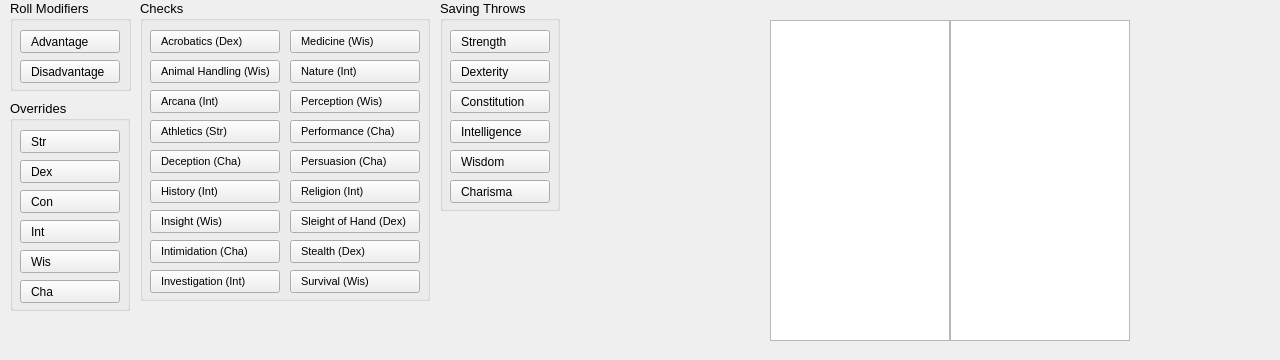
      <widget class="QWidget" name="grid_page_checks">
       <property name="geometry">
        <rect>
         <x>0</x>
         <y>0</y>
         <width>1280</width>
         <height>360</height>
        </rect>
       </property>
       <property name="sizePolicy">
        <sizepolicy hsizetype="Preferred" vsizetype="Preferred">
         <horstretch>1</horstretch>
         <verstretch>1</verstretch>
        </sizepolicy>
       </property>
       <property name="maximumSize">
        <size>
         <width>16777215</width>
         <height>360</height>
        </size>
       </property>
       <attribute name="label">
        <string>    Checks and Saves</string>
       </attribute>
       <widget class="QGroupBox" name="org_group_checks">
        <property name="geometry">
         <rect>
          <x>140</x>
          <y>0</y>
          <width>290</width>
          <height>301</height>
         </rect>
        </property>
        <property name="maximumSize">
         <size>
          <width>16777215</width>
          <height>360</height>
         </size>
        </property>
        <property name="font">
         <font>
          <family>Segoe UI</family>
          <pointsize>10</pointsize>
         </font>
        </property>
        <property name="title">
         <string>Checks</string>
        </property>
        <widget class="QPushButton" name="btn_check_acro">
         <property name="geometry">
          <rect>
           <x>10</x>
           <y>30</y>
           <width>130</width>
           <height>23</height>
          </rect>
         </property>
         <property name="font">
          <font>
           <family>Segoe UI</family>
           <pointsize>8</pointsize>
          </font>
         </property>
         <property name="styleSheet">
          <string notr="true">text-align: left; padding-left: 10px;</string>
         </property>
         <property name="text">
          <string>Acrobatics (Dex)</string>
         </property>
        </widget>
        <widget class="QPushButton" name="btn_check_anml">
         <property name="geometry">
          <rect>
           <x>10</x>
           <y>60</y>
           <width>130</width>
           <height>23</height>
          </rect>
         </property>
         <property name="font">
          <font>
           <family>Segoe UI</family>
           <pointsize>8</pointsize>
          </font>
         </property>
         <property name="styleSheet">
          <string notr="true">text-align: left; padding-left: 10px;</string>
         </property>
         <property name="text">
          <string>Animal Handling (Wis)</string>
         </property>
        </widget>
        <widget class="QPushButton" name="btn_check_arcana">
         <property name="geometry">
          <rect>
           <x>10</x>
           <y>90</y>
           <width>130</width>
           <height>23</height>
          </rect>
         </property>
         <property name="font">
          <font>
           <family>Segoe UI</family>
           <pointsize>8</pointsize>
          </font>
         </property>
         <property name="styleSheet">
          <string notr="true">text-align: left; padding-left: 10px;</string>
         </property>
         <property name="text">
          <string>Arcana (Int)</string>
         </property>
        </widget>
        <widget class="QPushButton" name="btn_check_ath">
         <property name="geometry">
          <rect>
           <x>10</x>
           <y>120</y>
           <width>130</width>
           <height>23</height>
          </rect>
         </property>
         <property name="font">
          <font>
           <family>Segoe UI</family>
           <pointsize>8</pointsize>
          </font>
         </property>
         <property name="styleSheet">
          <string notr="true">text-align: left; padding-left: 10px;</string>
         </property>
         <property name="text">
          <string>Athletics (Str)</string>
         </property>
        </widget>
        <widget class="QPushButton" name="btn_check_dec">
         <property name="geometry">
          <rect>
           <x>10</x>
           <y>150</y>
           <width>130</width>
           <height>23</height>
          </rect>
         </property>
         <property name="font">
          <font>
           <family>Segoe UI</family>
           <pointsize>8</pointsize>
          </font>
         </property>
         <property name="styleSheet">
          <string notr="true">text-align: left; padding-left: 10px;</string>
         </property>
         <property name="text">
          <string>Deception (Cha)</string>
         </property>
        </widget>
        <widget class="QPushButton" name="btn_check_his">
         <property name="geometry">
          <rect>
           <x>10</x>
           <y>180</y>
           <width>130</width>
           <height>23</height>
          </rect>
         </property>
         <property name="font">
          <font>
           <family>Segoe UI</family>
           <pointsize>8</pointsize>
          </font>
         </property>
         <property name="styleSheet">
          <string notr="true">text-align: left; padding-left: 10px;</string>
         </property>
         <property name="text">
          <string>History (Int)</string>
         </property>
        </widget>
        <widget class="QPushButton" name="btn_check_ins">
         <property name="geometry">
          <rect>
           <x>10</x>
           <y>210</y>
           <width>130</width>
           <height>23</height>
          </rect>
         </property>
         <property name="font">
          <font>
           <family>Segoe UI</family>
           <pointsize>8</pointsize>
          </font>
         </property>
         <property name="styleSheet">
          <string notr="true">text-align: left; padding-left: 10px;</string>
         </property>
         <property name="text">
          <string>Insight (Wis)</string>
         </property>
        </widget>
        <widget class="QPushButton" name="btn_check_int">
         <property name="geometry">
          <rect>
           <x>10</x>
           <y>240</y>
           <width>130</width>
           <height>23</height>
          </rect>
         </property>
         <property name="font">
          <font>
           <family>Segoe UI</family>
           <pointsize>8</pointsize>
          </font>
         </property>
         <property name="styleSheet">
          <string notr="true">text-align: left; padding-left: 10px;</string>
         </property>
         <property name="text">
          <string>Intimidation (Cha)</string>
         </property>
        </widget>
        <widget class="QPushButton" name="btn_check_inv">
         <property name="geometry">
          <rect>
           <x>10</x>
           <y>270</y>
           <width>130</width>
           <height>23</height>
          </rect>
         </property>
         <property name="font">
          <font>
           <family>Segoe UI</family>
           <pointsize>8</pointsize>
          </font>
         </property>
         <property name="styleSheet">
          <string notr="true">text-align: left; padding-left: 10px;</string>
         </property>
         <property name="text">
          <string>Investigation (Int)</string>
         </property>
        </widget>
        <widget class="QPushButton" name="btn_check_med">
         <property name="geometry">
          <rect>
           <x>150</x>
           <y>30</y>
           <width>130</width>
           <height>23</height>
          </rect>
         </property>
         <property name="font">
          <font>
           <family>Segoe UI</family>
           <pointsize>8</pointsize>
          </font>
         </property>
         <property name="styleSheet">
          <string notr="true">text-align: left; padding-left: 10px;</string>
         </property>
         <property name="text">
          <string>Medicine (Wis)</string>
         </property>
        </widget>
        <widget class="QPushButton" name="btn_check_nat">
         <property name="geometry">
          <rect>
           <x>150</x>
           <y>60</y>
           <width>130</width>
           <height>23</height>
          </rect>
         </property>
         <property name="font">
          <font>
           <family>Segoe UI</family>
           <pointsize>8</pointsize>
          </font>
         </property>
         <property name="styleSheet">
          <string notr="true">text-align: left; padding-left: 10px;</string>
         </property>
         <property name="text">
          <string>Nature (Int)</string>
         </property>
        </widget>
        <widget class="QPushButton" name="btn_check_perc">
         <property name="geometry">
          <rect>
           <x>150</x>
           <y>90</y>
           <width>130</width>
           <height>23</height>
          </rect>
         </property>
         <property name="font">
          <font>
           <family>Segoe UI</family>
           <pointsize>8</pointsize>
          </font>
         </property>
         <property name="styleSheet">
          <string notr="true">text-align: left; padding-left: 10px;</string>
         </property>
         <property name="text">
          <string>Perception (Wis)</string>
         </property>
        </widget>
        <widget class="QPushButton" name="btn_check_perf">
         <property name="geometry">
          <rect>
           <x>150</x>
           <y>120</y>
           <width>130</width>
           <height>23</height>
          </rect>
         </property>
         <property name="font">
          <font>
           <family>Segoe UI</family>
           <pointsize>8</pointsize>
          </font>
         </property>
         <property name="styleSheet">
          <string notr="true">text-align: left; padding-left: 10px;</string>
         </property>
         <property name="text">
          <string>Performance (Cha)</string>
         </property>
        </widget>
        <widget class="QPushButton" name="btn_check_pers">
         <property name="geometry">
          <rect>
           <x>150</x>
           <y>150</y>
           <width>130</width>
           <height>23</height>
          </rect>
         </property>
         <property name="font">
          <font>
           <family>Segoe UI</family>
           <pointsize>8</pointsize>
          </font>
         </property>
         <property name="styleSheet">
          <string notr="true">text-align: left; padding-left: 10px;</string>
         </property>
         <property name="text">
          <string>Persuasion (Cha)</string>
         </property>
        </widget>
        <widget class="QPushButton" name="btn_check_rel">
         <property name="geometry">
          <rect>
           <x>150</x>
           <y>180</y>
           <width>130</width>
           <height>23</height>
          </rect>
         </property>
         <property name="font">
          <font>
           <family>Segoe UI</family>
           <pointsize>8</pointsize>
          </font>
         </property>
         <property name="styleSheet">
          <string notr="true">text-align: left; padding-left: 10px;</string>
         </property>
         <property name="text">
          <string>Religion (Int)</string>
         </property>
        </widget>
        <widget class="QPushButton" name="btn_check_sle">
         <property name="geometry">
          <rect>
           <x>150</x>
           <y>210</y>
           <width>130</width>
           <height>23</height>
          </rect>
         </property>
         <property name="font">
          <font>
           <family>Segoe UI</family>
           <pointsize>8</pointsize>
          </font>
         </property>
         <property name="styleSheet">
          <string notr="true">text-align: left; padding-left: 10px;</string>
         </property>
         <property name="text">
          <string>Sleight of Hand (Dex)</string>
         </property>
        </widget>
        <widget class="QPushButton" name="btn_check_ste">
         <property name="geometry">
          <rect>
           <x>150</x>
           <y>240</y>
           <width>130</width>
           <height>23</height>
          </rect>
         </property>
         <property name="font">
          <font>
           <family>Segoe UI</family>
           <pointsize>8</pointsize>
          </font>
         </property>
         <property name="styleSheet">
          <string notr="true">text-align: left; padding-left: 10px;</string>
         </property>
         <property name="text">
          <string>Stealth (Dex)</string>
         </property>
        </widget>
        <widget class="QPushButton" name="btn_check_sur">
         <property name="geometry">
          <rect>
           <x>150</x>
           <y>270</y>
           <width>130</width>
           <height>23</height>
          </rect>
         </property>
         <property name="font">
          <font>
           <family>Segoe UI</family>
           <pointsize>8</pointsize>
          </font>
         </property>
         <property name="styleSheet">
          <string notr="true">text-align: left; padding-left: 10px;</string>
         </property>
         <property name="text">
          <string>Survival (Wis)</string>
         </property>
        </widget>
       </widget>
       <widget class="QTextBrowser" name="text_dbg_output">
        <property name="geometry">
         <rect>
          <x>770</x>
          <y>20</y>
          <width>180</width>
          <height>321</height>
         </rect>
        </property>
        <property name="sizePolicy">
         <sizepolicy hsizetype="Expanding" vsizetype="Expanding">
          <horstretch>1</horstretch>
          <verstretch>1</verstretch>
         </sizepolicy>
        </property>
       </widget>
       <widget class="QGroupBox" name="org_group">
        <property name="geometry">
         <rect>
          <x>10</x>
          <y>0</y>
          <width>121</width>
          <height>91</height>
         </rect>
        </property>
        <property name="maximumSize">
         <size>
          <width>16777215</width>
          <height>360</height>
         </size>
        </property>
        <property name="font">
         <font>
          <family>Segoe UI</family>
          <pointsize>10</pointsize>
         </font>
        </property>
        <property name="title">
         <string>Roll Modifiers</string>
        </property>
        <widget class="QPushButton" name="btn_rollmod_advntg">
         <property name="geometry">
          <rect>
           <x>10</x>
           <y>30</y>
           <width>100</width>
           <height>23</height>
          </rect>
         </property>
         <property name="font">
          <font>
           <family>Segoe UI</family>
           <pointsize>9</pointsize>
          </font>
         </property>
         <property name="styleSheet">
          <string notr="true">text-align: left; padding-left: 10px;</string>
         </property>
         <property name="text">
          <string>Advantage</string>
         </property>
         <property name="checkable">
          <bool>true</bool>
         </property>
         <property name="checked">
          <bool>false</bool>
         </property>
        </widget>
        <widget class="QPushButton" name="btn_rollmod_dsadvn">
         <property name="geometry">
          <rect>
           <x>10</x>
           <y>60</y>
           <width>100</width>
           <height>23</height>
          </rect>
         </property>
         <property name="font">
          <font>
           <family>Segoe UI</family>
           <pointsize>9</pointsize>
          </font>
         </property>
         <property name="styleSheet">
          <string notr="true">text-align: left; padding-left: 10px;</string>
         </property>
         <property name="text">
          <string>Disadvantage</string>
         </property>
         <property name="checkable">
          <bool>true</bool>
         </property>
         <property name="checked">
          <bool>false</bool>
         </property>
        </widget>
       </widget>
       <widget class="QGroupBox" name="org_ovrrdes">
        <property name="geometry">
         <rect>
          <x>10</x>
          <y>100</y>
          <width>120</width>
          <height>211</height>
         </rect>
        </property>
        <property name="font">
         <font>
          <family>Segoe UI</family>
          <pointsize>10</pointsize>
         </font>
        </property>
        <property name="title">
         <string>Overrides</string>
        </property>
        <widget class="QPushButton" name="btn_check_ovrrde_cha">
         <property name="geometry">
          <rect>
           <x>10</x>
           <y>180</y>
           <width>100</width>
           <height>23</height>
          </rect>
         </property>
         <property name="font">
          <font>
           <family>Segoe UI</family>
           <pointsize>9</pointsize>
          </font>
         </property>
         <property name="styleSheet">
          <string notr="true">text-align: left; padding-left: 10px;</string>
         </property>
         <property name="text">
          <string>Cha</string>
         </property>
         <property name="checkable">
          <bool>true</bool>
         </property>
        </widget>
        <widget class="QPushButton" name="btn_check_ovrrde_int">
         <property name="geometry">
          <rect>
           <x>10</x>
           <y>120</y>
           <width>100</width>
           <height>23</height>
          </rect>
         </property>
         <property name="font">
          <font>
           <family>Segoe UI</family>
           <pointsize>9</pointsize>
          </font>
         </property>
         <property name="styleSheet">
          <string notr="true">text-align: left; padding-left: 10px;</string>
         </property>
         <property name="text">
          <string>Int</string>
         </property>
         <property name="checkable">
          <bool>true</bool>
         </property>
        </widget>
        <widget class="QPushButton" name="btn_check_ovrrde_str">
         <property name="geometry">
          <rect>
           <x>10</x>
           <y>30</y>
           <width>100</width>
           <height>23</height>
          </rect>
         </property>
         <property name="font">
          <font>
           <family>Segoe UI</family>
           <pointsize>9</pointsize>
          </font>
         </property>
         <property name="styleSheet">
          <string notr="true">text-align: left; padding-left: 10px;</string>
         </property>
         <property name="text">
          <string>Str</string>
         </property>
         <property name="checkable">
          <bool>true</bool>
         </property>
         <property name="checked">
          <bool>false</bool>
         </property>
        </widget>
        <widget class="QPushButton" name="btn_check_ovrrde_dex">
         <property name="geometry">
          <rect>
           <x>10</x>
           <y>60</y>
           <width>100</width>
           <height>23</height>
          </rect>
         </property>
         <property name="font">
          <font>
           <family>Segoe UI</family>
           <pointsize>9</pointsize>
          </font>
         </property>
         <property name="styleSheet">
          <string notr="true">text-align: left; padding-left: 10px;</string>
         </property>
         <property name="text">
          <string>Dex</string>
         </property>
         <property name="checkable">
          <bool>true</bool>
         </property>
        </widget>
        <widget class="QPushButton" name="btn_check_ovrrde_con">
         <property name="geometry">
          <rect>
           <x>10</x>
           <y>90</y>
           <width>100</width>
           <height>23</height>
          </rect>
         </property>
         <property name="font">
          <font>
           <family>Segoe UI</family>
           <pointsize>9</pointsize>
          </font>
         </property>
         <property name="styleSheet">
          <string notr="true">text-align: left; padding-left: 10px;</string>
         </property>
         <property name="text">
          <string>Con</string>
         </property>
         <property name="checkable">
          <bool>true</bool>
         </property>
        </widget>
        <widget class="QPushButton" name="btn_check_ovrrde_wis">
         <property name="geometry">
          <rect>
           <x>10</x>
           <y>150</y>
           <width>100</width>
           <height>23</height>
          </rect>
         </property>
         <property name="font">
          <font>
           <family>Segoe UI</family>
           <pointsize>9</pointsize>
          </font>
         </property>
         <property name="styleSheet">
          <string notr="true">text-align: left; padding-left: 10px;</string>
         </property>
         <property name="text">
          <string>Wis</string>
         </property>
         <property name="checkable">
          <bool>true</bool>
         </property>
        </widget>
       </widget>
       <widget class="QGroupBox" name="org_saving_throws">
        <property name="geometry">
         <rect>
          <x>440</x>
          <y>0</y>
          <width>120</width>
          <height>211</height>
         </rect>
        </property>
        <property name="font">
         <font>
          <family>Segoe UI</family>
          <pointsize>10</pointsize>
         </font>
        </property>
        <property name="title">
         <string>Saving Throws</string>
        </property>
        <widget class="QPushButton" name="btn_save_wis">
         <property name="geometry">
          <rect>
           <x>10</x>
           <y>150</y>
           <width>100</width>
           <height>23</height>
          </rect>
         </property>
         <property name="font">
          <font>
           <family>Segoe UI</family>
           <pointsize>9</pointsize>
          </font>
         </property>
         <property name="styleSheet">
          <string notr="true">text-align: left; padding-left: 10px;</string>
         </property>
         <property name="text">
          <string>Wisdom</string>
         </property>
         <property name="checkable">
          <bool>false</bool>
         </property>
        </widget>
        <widget class="QPushButton" name="btn_save_cha">
         <property name="geometry">
          <rect>
           <x>10</x>
           <y>180</y>
           <width>100</width>
           <height>23</height>
          </rect>
         </property>
         <property name="font">
          <font>
           <family>Segoe UI</family>
           <pointsize>9</pointsize>
          </font>
         </property>
         <property name="styleSheet">
          <string notr="true">text-align: left; padding-left: 10px;</string>
         </property>
         <property name="text">
          <string>Charisma</string>
         </property>
         <property name="checkable">
          <bool>false</bool>
         </property>
        </widget>
        <widget class="QPushButton" name="btn_save_dex">
         <property name="geometry">
          <rect>
           <x>10</x>
           <y>60</y>
           <width>100</width>
           <height>23</height>
          </rect>
         </property>
         <property name="font">
          <font>
           <family>Segoe UI</family>
           <pointsize>9</pointsize>
          </font>
         </property>
         <property name="styleSheet">
          <string notr="true">text-align: left; padding-left: 10px;</string>
         </property>
         <property name="text">
          <string>Dexterity</string>
         </property>
         <property name="checkable">
          <bool>false</bool>
         </property>
        </widget>
        <widget class="QPushButton" name="btn_save_str">
         <property name="geometry">
          <rect>
           <x>10</x>
           <y>30</y>
           <width>100</width>
           <height>23</height>
          </rect>
         </property>
         <property name="font">
          <font>
           <family>Segoe UI</family>
           <pointsize>9</pointsize>
          </font>
         </property>
         <property name="styleSheet">
          <string notr="true">text-align: left; padding-left: 10px;</string>
         </property>
         <property name="text">
          <string>Strength</string>
         </property>
         <property name="checkable">
          <bool>false</bool>
         </property>
         <property name="checked">
          <bool>false</bool>
         </property>
        </widget>
        <widget class="QPushButton" name="btn_save_int">
         <property name="geometry">
          <rect>
           <x>10</x>
           <y>120</y>
           <width>100</width>
           <height>23</height>
          </rect>
         </property>
         <property name="font">
          <font>
           <family>Segoe UI</family>
           <pointsize>9</pointsize>
          </font>
         </property>
         <property name="styleSheet">
          <string notr="true">text-align: left; padding-left: 10px;</string>
         </property>
         <property name="text">
          <string>Intelligence</string>
         </property>
         <property name="checkable">
          <bool>false</bool>
         </property>
        </widget>
        <widget class="QPushButton" name="btn_save_con">
         <property name="geometry">
          <rect>
           <x>10</x>
           <y>90</y>
           <width>100</width>
           <height>23</height>
          </rect>
         </property>
         <property name="font">
          <font>
           <family>Segoe UI</family>
           <pointsize>9</pointsize>
          </font>
         </property>
         <property name="styleSheet">
          <string notr="true">text-align: left; padding-left: 10px;</string>
         </property>
         <property name="text">
          <string>Constitution</string>
         </property>
         <property name="checkable">
          <bool>false</bool>
         </property>
        </widget>
       </widget>
       <widget class="QTextBrowser" name="text_dbg_dice">
        <property name="geometry">
         <rect>
          <x>950</x>
          <y>20</y>
          <width>180</width>
          <height>321</height>
         </rect>
        </property>
        <property name="sizePolicy">
         <sizepolicy hsizetype="Expanding" vsizetype="Expanding">
          <horstretch>1</horstretch>
          <verstretch>1</verstretch>
         </sizepolicy>
        </property>
       </widget>
      </widget>
